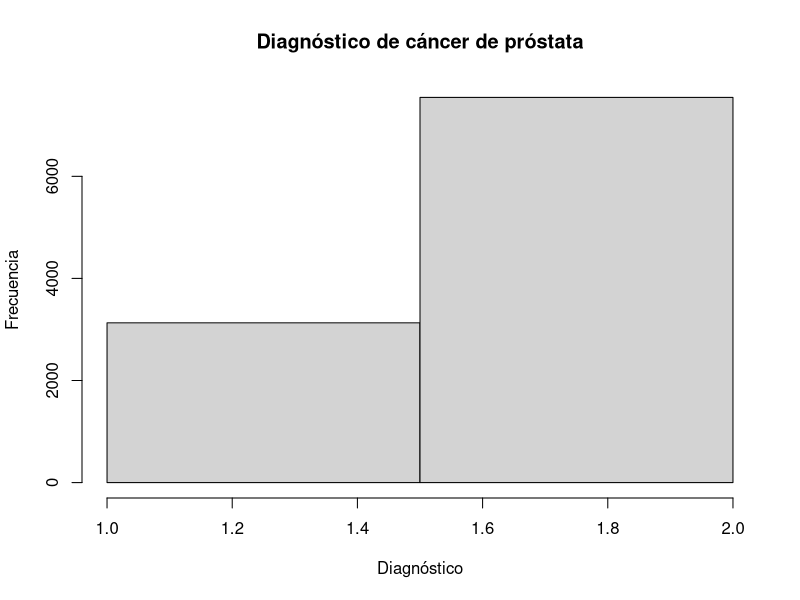

This chart was generated by the following R code:
## ---- chunk 1
knitr::opts_chunk$set(echo = TRUE)
## ---- chunk 2
library("dplyr")
## ---- chunk 3
data <- read.csv("ProstateNHIV2018-2024.csv")
continuas <- select(data, AGEP_A, BMI, PROSTAGETC_A, CIGNOW_A, DIBAGETC_A, DIFYRSTC1_A)
hist(data$PROSTCAN_A, breaks = 2, main = "Diagnóstico de cáncer de próstata", 
     xlab = "Diagnóstico", ylab = "Frecuencia")
